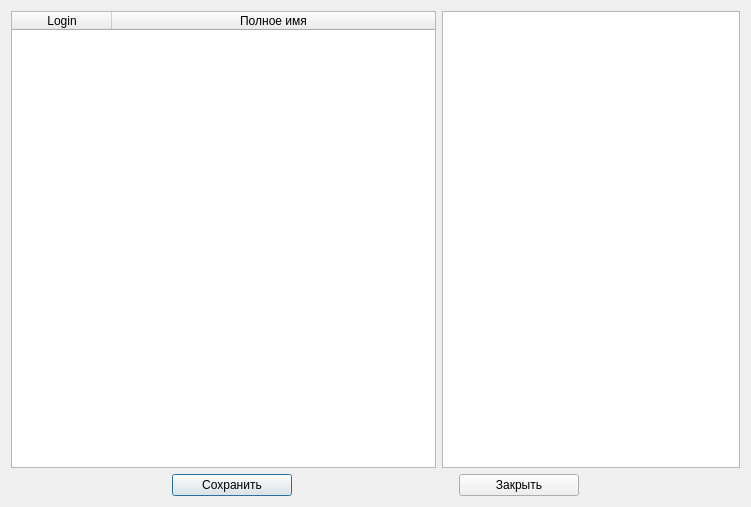
<?xml version="1.0" encoding="UTF-8"?>
<ui version="4.0">
 <class>UserSetDlg</class>
 <widget class="QDialog" name="UserSetDlg">
  <property name="geometry">
   <rect>
    <x>0</x>
    <y>0</y>
    <width>751</width>
    <height>507</height>
   </rect>
  </property>
  <property name="windowTitle">
   <string>Права пользователей</string>
  </property>
  <layout class="QVBoxLayout" name="verticalLayout">
   <item>
    <layout class="QHBoxLayout" name="horizontalLayout_2" stretch="10,7">
     <item>
      <widget class="QTableWidget" name="twUsers">
       <property name="editTriggers">
        <set>QAbstractItemView::EditTrigger::NoEditTriggers</set>
       </property>
       <property name="alternatingRowColors">
        <bool>true</bool>
       </property>
       <property name="selectionMode">
        <enum>QAbstractItemView::SelectionMode::SingleSelection</enum>
       </property>
       <property name="selectionBehavior">
        <enum>QAbstractItemView::SelectionBehavior::SelectRows</enum>
       </property>
       <attribute name="horizontalHeaderStretchLastSection">
        <bool>true</bool>
       </attribute>
       <attribute name="verticalHeaderDefaultSectionSize">
        <number>24</number>
       </attribute>
       <column>
        <property name="text">
         <string>Login</string>
        </property>
       </column>
       <column>
        <property name="text">
         <string>Полное имя</string>
        </property>
       </column>
      </widget>
     </item>
     <item>
      <widget class="QListWidget" name="lwRoles"/>
     </item>
    </layout>
   </item>
   <item>
    <layout class="QHBoxLayout" name="horizontalLayout">
     <property name="spacing">
      <number>6</number>
     </property>
     <property name="sizeConstraint">
      <enum>QLayout::SizeConstraint::SetDefaultConstraint</enum>
     </property>
     <item>
      <widget class="QPushButton" name="pbSave">
       <property name="sizePolicy">
        <sizepolicy hsizetype="Fixed" vsizetype="Fixed">
         <horstretch>0</horstretch>
         <verstretch>0</verstretch>
        </sizepolicy>
       </property>
       <property name="minimumSize">
        <size>
         <width>120</width>
         <height>0</height>
        </size>
       </property>
       <property name="text">
        <string>Сохранить</string>
       </property>
       <property name="icon">
        <iconset resource="resource.qrc">
         <normaloff>:/image/Save.png</normaloff>:/image/Save.png</iconset>
       </property>
       <property name="iconSize">
        <size>
         <width>24</width>
         <height>24</height>
        </size>
       </property>
      </widget>
     </item>
     <item>
      <widget class="QPushButton" name="pbClose">
       <property name="sizePolicy">
        <sizepolicy hsizetype="Fixed" vsizetype="Fixed">
         <horstretch>0</horstretch>
         <verstretch>0</verstretch>
        </sizepolicy>
       </property>
       <property name="minimumSize">
        <size>
         <width>120</width>
         <height>0</height>
        </size>
       </property>
       <property name="text">
        <string>Закрыть</string>
       </property>
       <property name="icon">
        <iconset resource="resource.qrc">
         <normaloff>:/image/Exit.png</normaloff>:/image/Exit.png</iconset>
       </property>
       <property name="iconSize">
        <size>
         <width>24</width>
         <height>24</height>
        </size>
       </property>
      </widget>
     </item>
    </layout>
   </item>
  </layout>
 </widget>
 <resources>
  <include location="resource.qrc"/>
 </resources>
 <connections>
  <connection>
   <sender>pbClose</sender>
   <signal>clicked()</signal>
   <receiver>UserSetDlg</receiver>
   <slot>close()</slot>
   <hints>
    <hint type="sourcelabel">
     <x>362</x>
     <y>525</y>
    </hint>
    <hint type="destinationlabel">
     <x>439</x>
     <y>301</y>
    </hint>
   </hints>
  </connection>
 </connections>
</ui>
